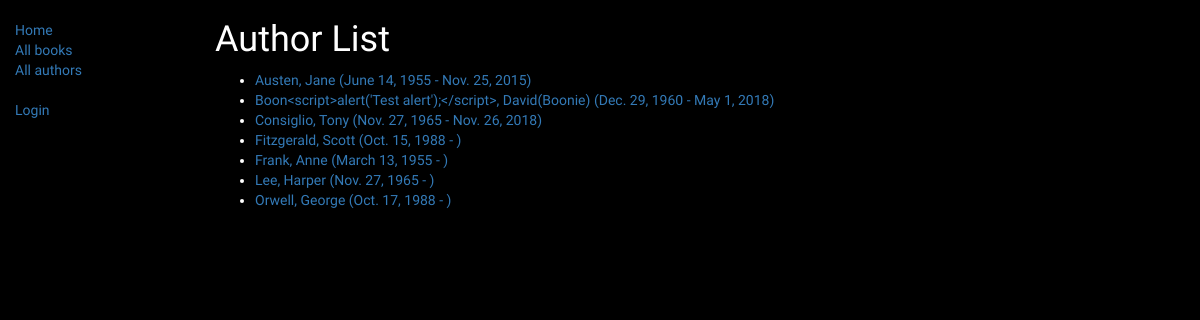
Screenshot of /catalog/authors/ with the database file from the repository.
### catalog/models.py (models this page shows)
class Author(models.Model):
    first_name = models.CharField(max_length=100)
    last_name = models.CharField(max_length=100)
    date_of_birth = models.DateField(null=True, blank=True)
    date_of_death = models.DateField('died', null=True, blank=True)
    class Meta:
        ordering = ['last_name', 'first_name']
    def get_absolute_url(self):
        return reverse('author-detail', args=[str(self.id)])
    def __str__(self):
        return '{0}, {1}'.format(self.last_name, self.first_name)

### catalog/views.py (the view)
# urls.py: path('authors/', views.AuthorListView.as_view(), name='authors'),
class AuthorListView(generic.ListView):
    model = Author
    paginate_by = 10

### catalog/templates/catalog/author_list.html
{% extends "base_generic.html" %}
{% block content %}
<h1>Author List</h1>
{% if author_list %}
  <ul>
  {% for author in author_list %}
    <li>
      <a href="{{ author.get_absolute_url }}">
      {{ author }} ({{author.date_of_birth}} - {% if author.date_of_death %}{{author.date_of_death}}{% endif %})
      </a>
    </li>
  {% endfor %}
 </ul>
{% else %}
  <p>There are no authors available.</p>
{% endif %}
{% endblock %}

### catalog/static/css/styles.css (style rules this page uses)
h1, h2, h3, h4, ul, p { font-family: 'Fontdiner Swanky', cursive; color: white; }
html, body { background-color: black; }

### rows the page displays
Author: last_name+first_name "Austen, Jane", date_of_birth "June 14, 1955", date_of_death "Nov. 25, 2015"
Author: last_name+first_name "Boon<script>alert('Test alert');</script>, David(Boonie)", date_of_birth "Dec. 29, 1960", date_of_death "May 1, 2018"
Author: last_name+first_name "Consiglio, Tony", date_of_birth "Nov. 27, 1965", date_of_death "Nov. 26, 2018"
Author: last_name+first_name "Fitzgerald, Scott", date_of_birth "Oct. 15, 1988"
Author: last_name+first_name "Frank, Anne", date_of_birth "March 13, 1955"
Author: last_name+first_name "Lee, Harper", date_of_birth "Nov. 27, 1965"
Author: last_name+first_name "Orwell, George", date_of_birth "Oct. 17, 1988"
